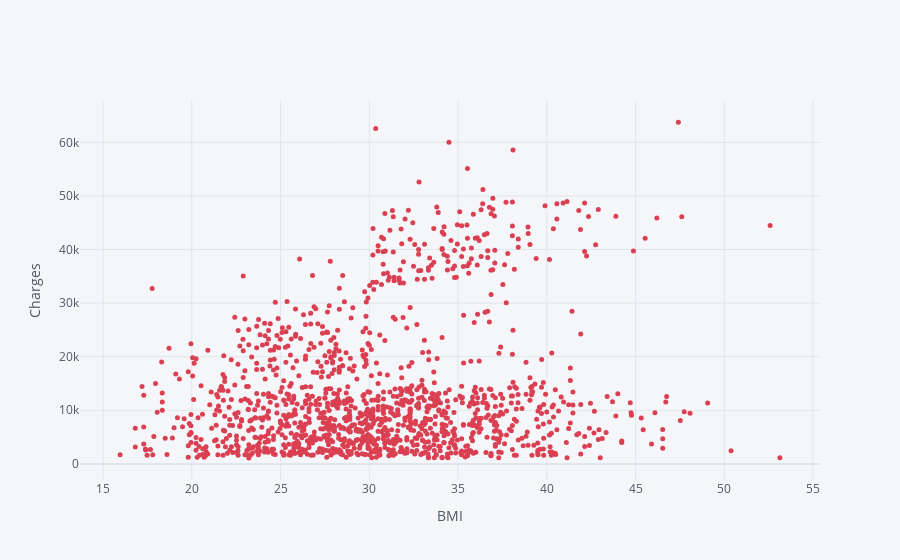

The cell this chart's notebook holds for it:
### Code cell
insurance.iplot(kind='scatter',x='bmi',y='charges',mode='markers',size=5,xTitle='BMI',yTitle='Charges',color='red')

### Figure 1 — Plotly figure (JSON) as saved in the notebook; plotly's stock layout.template omitted (floating-point values rounded to 4 significant figures; data arrays with more than 128 entries replaced by an {"elided": "..."} marker saying what was removed)
{"data": [{"line": {"color": "rgba(219, 64, 82, 1.0)", "dash": "solid", "shape": "linear", "width": 1.3}, "marker": {"size": 5, "symbol": "circle"}, "mode": "markers", "name": "charges", "text": "", "type": "scatter", "x": {"elided": "1338 float values"}, "y": {"elided": "1338 float values"}}], "layout": {"legend": {"bgcolor": "#F5F6F9", "font": {"color": "#4D5663"}}, "paper_bgcolor": "#F5F6F9", "plot_bgcolor": "#F5F6F9", "title": {"font": {"color": "#4D5663"}}, "xaxis": {"gridcolor": "#E1E5ED", "showgrid": true, "tickfont": {"color": "#4D5663"}, "title": {"font": {"color": "#4D5663"}, "text": "BMI"}, "zerolinecolor": "#E1E5ED"}, "yaxis": {"gridcolor": "#E1E5ED", "showgrid": true, "tickfont": {"color": "#4D5663"}, "title": {"font": {"color": "#4D5663"}, "text": "Charges"}, "zerolinecolor": "#E1E5ED"}}}
